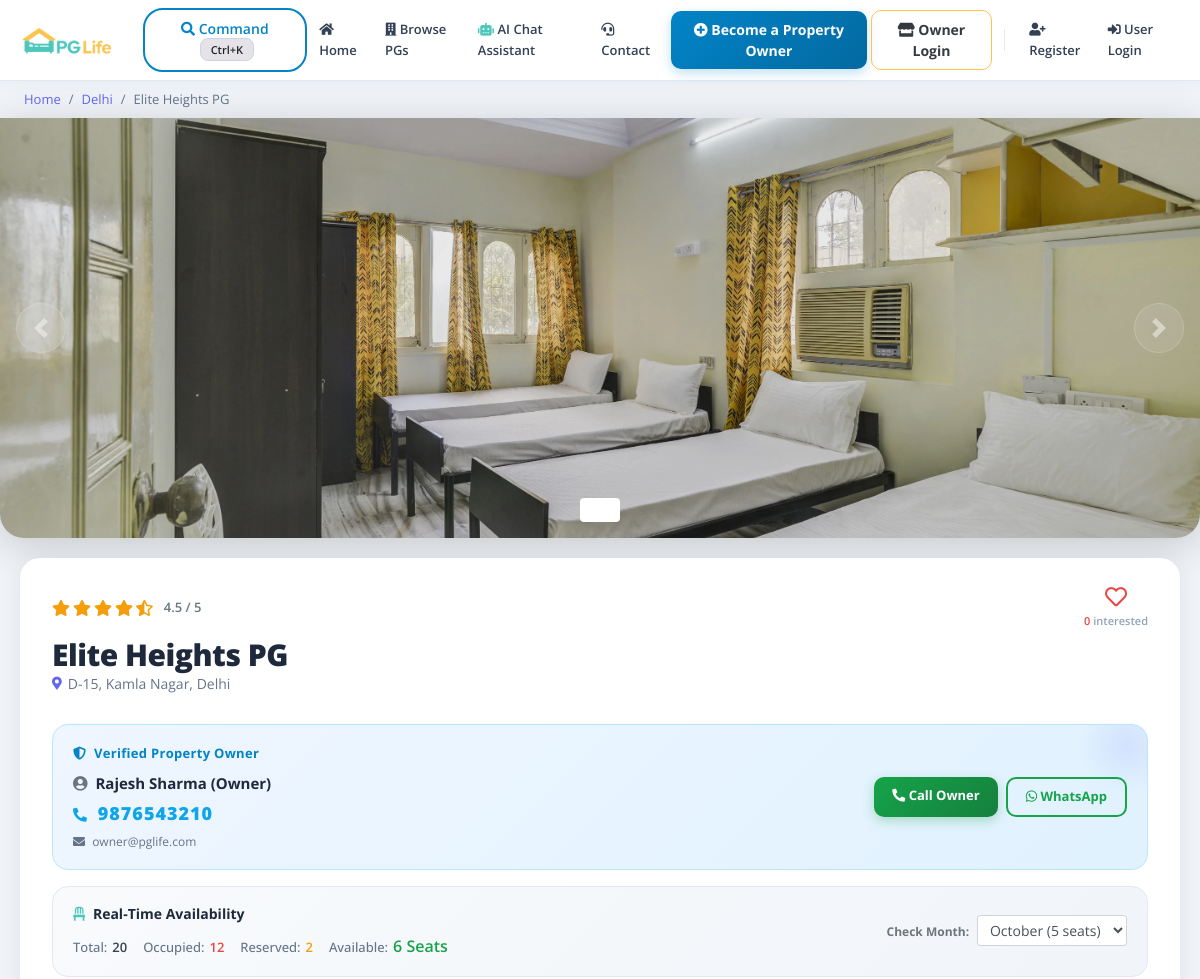
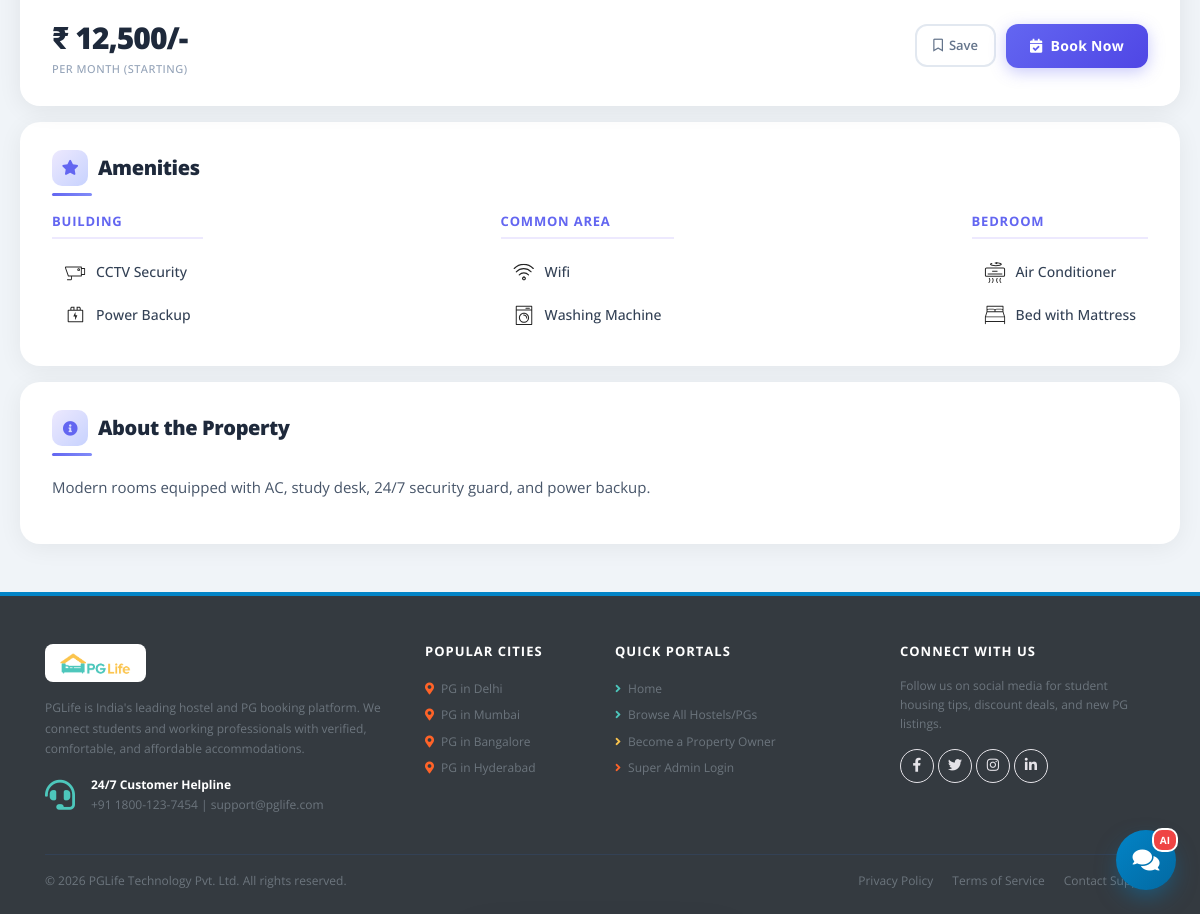
Page /property_detail.php?property_id=4 on the committed database (2 pictures, top to bottom).
### tables this page shows
CREATE TABLE `properties` (
  `id` int(11) NOT NULL AUTO_INCREMENT,
  `city_id` int(11) NOT NULL,
  `owner_id` int(11) DEFAULT NULL,
  `name` varchar(255) NOT NULL,
  `address` varchar(255) NOT NULL,
  `description` text NOT NULL,
  `gender` enum('male','female','unisex') NOT NULL,
  `rent` int(11) NOT NULL,
  `rating_clean` float(3,1) NOT NULL DEFAULT 4.0,
  `rating_food` float(3,1) NOT NULL DEFAULT 4.0,
  `rating_safety` float(3,1) NOT NULL DEFAULT 4.0,
  `status` enum('pending','approved','rejected','suspended') NOT NULL DEFAULT 'approved',
  `is_published` tinyint(1) NOT NULL DEFAULT 1,
  `is_pet_friendly` tinyint(1) NOT NULL DEFAULT 0,
  `near_college` varchar(255) DEFAULT NULL,
  `views_count` int(11) NOT NULL DEFAULT 0,
  `admin_notes` text DEFAULT NULL,
  `total_rooms` int(11) NOT NULL DEFAULT 10,
  `total_beds` int(11) NOT NULL DEFAULT 20,
  `total_seats` int(11) NOT NULL DEFAULT 20,
  `reserved_seats` int(11) NOT NULL DEFAULT 2,
  `occupied_seats` int(11) NOT NULL DEFAULT 12,
  `available_seats` int(11) NOT NULL DEFAULT 6,
  `monthly_vacancy` json DEFAULT NULL,
  `waiting_list_enabled` tinyint(1) NOT NULL DEFAULT 1,
  PRIMARY KEY (`id`),
  KEY `city_id` (`city_id`),
  KEY `owner_id` (`owner_id`),
  CONSTRAINT `fk_properties_cities` FOREIGN KEY (`city_id`) REFERENCES `cities` (`id`) ON DELETE CASCADE,
  CONSTRAINT `fk_properties_owner` FOREIGN KEY (`owner_id`) REFERENCES `users` (`id`) ON DELETE SET NULL
);

CREATE TABLE `cities` (
  `id` int(11) NOT NULL AUTO_INCREMENT,
  `name` varchar(100) NOT NULL,
  PRIMARY KEY (`id`)
);

CREATE TABLE `users` (
  `id` int(11) NOT NULL AUTO_INCREMENT,
  `email` varchar(255) NOT NULL,
  `password` varchar(255) NOT NULL,
  `full_name` varchar(255) NOT NULL,
  `phone` varchar(20) NOT NULL,
  `gender` varchar(10) NOT NULL,
  `college_name` varchar(255) NOT NULL,
  `role` enum('user','owner','admin') NOT NULL DEFAULT 'user',
  `profile_image` varchar(255) DEFAULT NULL,
  `address` text DEFAULT NULL,
  `id_proof_doc` varchar(255) DEFAULT NULL,
  `id_verified` enum('unverified','pending','verified','rejected','deactivated_archived') NOT NULL DEFAULT 'unverified',
  `notification_prefs` varchar(255) DEFAULT '{"email":true,"push":true,"sms":false}',
  `deletion_status` enum('none','pending_approval','approved','rejected') DEFAULT 'none',
  `deletion_reason` text DEFAULT NULL,
  `deletion_requested_at` datetime DEFAULT NULL,
  `deletion_admin_remark` text DEFAULT NULL,
  `created_at` timestamp DEFAULT CURRENT_TIMESTAMP,
  PRIMARY KEY (`id`),
  UNIQUE KEY `email` (`email`)
);

CREATE TABLE `amenities` (
  `id` int(11) NOT NULL AUTO_INCREMENT,
  `name` varchar(100) NOT NULL,
  `type` varchar(100) NOT NULL,
  `icon` varchar(100) NOT NULL,
  PRIMARY KEY (`id`)
);

### property_detail.php (the view, shortened to what this page needs)
<?php
require "includes/database_connect.php";
$property_id = (int)$_GET["property_id"];
$sql_1 = "SELECT p.*, p.id AS property_id, p.name AS property_name, c.name AS city_name,
               o.full_name AS owner_name, o.phone AS owner_phone, o.email AS owner_email
            FROM properties p
            INNER JOIN cities c ON p.city_id = c.id
            LEFT JOIN users o ON p.owner_id = o.id
            WHERE p.id = $property_id";
$result_1 = mysqli_query($conn, $sql_1);
$property = mysqli_fetch_assoc($result_1);
$sql_3 = "SELECT a.*
            FROM amenities a
            INNER JOIN properties_amenities pa ON a.id = pa.amenity_id
            WHERE pa.property_id = $property_id";
$result_3 = mysqli_query($conn, $sql_3);
$amenities = $result_3 ? mysqli_fetch_all($result_3, MYSQLI_ASSOC) : array();
$sql_4 = "SELECT * FROM interested_users_properties WHERE property_id = $property_id";
$result_4 = mysqli_query($conn, $sql_4);
$interested_users = $result_4 ? mysqli_fetch_all($result_4, MYSQLI_ASSOC) : array();
$interested_users_count = count($interested_users);
$monthly_vacancy = !empty($property['monthly_vacancy']) ? json_decode($property['monthly_vacancy'], true) : array(
    'January' => 6, 'February' => 0, 'March' => 3, 'April' => 8, 'May' => 5, 'June' => 4,
    'July' => 2, 'August' => 0, 'September' => 7, 'October' => 5, 'November' => 6, 'December' => 4
);
$current_month = date('F');
$avail_this_month = isset($monthly_vacancy[$current_month]) ? (int)$monthly_vacancy[$current_month] : (int)$property['available_seats'];
?>
<!DOCTYPE html>
<html lang="en">
<head>
    <?php include "includes/head_links.php"; ?>
    <link href="css/property_detail.css" rel="stylesheet" />
</head>
<body>
    <?php include "includes/header.php"; ?>
    <nav aria-label="breadcrumb">
        <ol class="breadcrumb py-2 px-4">
            <li class="breadcrumb-item"><a href="index.php">Home</a></li>
            <li class="breadcrumb-item"><a href="property_list.php?city=<?= $property['city_name']; ?>"><?= $property['city_name']; ?></a></li>
            <li class="breadcrumb-item active" aria-current="page"><?= htmlspecialchars($property['property_name']); ?></li>
        </ol>
    </nav>
    <div id="property-images" class="carousel slide" data-ride="carousel">
        <ol class="carousel-indicators">
            <?php
            $property_images = glob("img/properties/" . $property['property_id'] . "/*");
            if (empty($property_images)) $property_images = array("img/properties/1/46ebbb537aa9fb0a.jpg");
            foreach ($property_images as $index => $property_image) {
            ?>
                <li data-target="#property-images" data-slide-to="<?= $index ?>" class="<?= $index == 0 ? "active" : ""; ?>"></li>
            <?php } ?>
        </ol>
        <div class="carousel-inner">
            <?php foreach ($property_images as $index => $property_image) { ?>
                <div class="carousel-item <?= $index == 0 ? "active" : ""; ?>">
                    <img class="d-block w-100" src="<?= $property_image ?>" onerror="this.src='img/properties/1/46ebbb537aa9fb0a.jpg'" alt="Property image <?= $index + 1 ?>">
                </div>
            <?php } ?>
        </div>
        <a class="carousel-control-prev" href="#property-images" role="button" data-slide="prev">
            <span class="carousel-control-prev-icon"></span>
        </a>
        <a class="carousel-control-next" href="#property-images" role="button" data-slide="next">
            <span class="carousel-control-next-icon"></span>
        </a>
    </div>
    <div class="property-summary">
        <div class="row no-gutters justify-content-between align-items-center mb-2">
            <?php
            $total_rating = ($property['rating_clean'] + $property['rating_food'] + $property['rating_safety']) / 3;
            $total_rating = round($total_rating, 1);
            ?>
            <div class="star-container" title="<?= $total_rating ?>">
                <?php for ($i = 0; $i < 5; $i++) {
                    if ($total_rating >= $i + 0.8) { echo '<i class="fas fa-star"></i>'; }
                    elseif ($total_rating >= $i + 0.3) { echo '<i class="fas fa-star-half-alt"></i>'; }
                    else { echo '<i class="far fa-star"></i>'; }
                } ?>
                <span class="ml-2 text-muted" style="font-size:13px;font-weight:600;"><?= $total_rating ?> / 5</span>
            </div>
            <div class="interested-container">
                <?php
                $is_interested = false;
                ?>
                <button class="btn btn-link p-0 text-decoration-none border-0" onclick="requireAuth('interest')" title="Mark Interested">
                    <i class="<?= $is_interested ? 'fas' : 'far'; ?> fa-heart is-interested-image"></i>
                    <span class="interested-text"><span class="interested-user-count"><?= $interested_users_count ?></span> interested</span>
                </button>
            </div>
        </div>
        <div class="detail-container my-2">
            <div class="property-name"><?= htmlspecialchars($property['property_name']) ?></div>
            <div class="property-address"><?= htmlspecialchars($property['address']) ?></div>
        </div>
        <?php
        $owner_name  = !empty($property['owner_name'])  ? $property['owner_name']  : 'Rajesh Sharma (Owner)';
        $owner_phone = !empty($property['owner_phone']) ? $property['owner_phone'] : '9876543210';
        $owner_email = !empty($property['owner_email']) ? $property['owner_email'] : 'owner@pglife.com';
        ?>
        <div class="owner-contact-card">
            <div class="row align-items-center">
                <div class="col-md-7">
                    <div class="owner-label"><i class="fas fa-shield-alt mr-1"></i> Verified Property Owner</div>
                    <div class="owner-name mb-1"><i class="fas fa-user-circle mr-1 text-muted"></i> <?= htmlspecialchars($owner_name); ?></div>
                    <div class="owner-phone"><i class="fas fa-phone-alt mr-1" style="font-size:14px;"></i> <?= htmlspecialchars($owner_phone); ?></div>
                    <div class="owner-email mt-1"><i class="fas fa-envelope mr-1"></i> <?= htmlspecialchars($owner_email); ?></div>
                </div>
                <div class="col-md-5 text-md-right mt-3 mt-md-0 d-flex flex-column flex-md-row gap-2 justify-content-md-end" style="gap:8px;">
                    <a href="tel:<?= $owner_phone; ?>" class="btn btn-call-owner mb-2 mb-md-0">
                        <i class="fas fa-phone-alt"></i> Call Owner
                    </a>
                    <a href="https://wa.me/91<?= $owner_phone; ?>" target="_blank" class="btn btn-whatsapp-owner">
                        <i class="fab fa-whatsapp"></i> WhatsApp
                    </a>
                </div>
            </div>
        </div>
        <div class="seat-badge my-3">
            <div class="row align-items-center">
                <div class="col-md-7">
                    <div class="seat-title"><i class="fas fa-chair text-primary mr-1"></i> Real-Time Availability</div>
                    <div>
                        <span class="seat-stat"><span class="label">Total:</span><span class="total-val"><?= (int)$property['total_beds']; ?></span></span>
                        <span class="seat-stat"><span class="label">Occupied:</span><span class="occupied-val"><?= (int)$property['occupied_seats']; ?></span></span>
                        <span class="seat-stat"><span class="label">Reserved:</span><span class="reserved-val"><?= (int)$property['reserved_seats']; ?></span></span>
                        <span class="seat-stat"><span class="label">Available:</span><span class="avail-val" id="liveAvailSeats"><?= (int)$property['available_seats']; ?> Seats</span></span>
                    </div>
                </div>
                <div class="col-md-5 mt-2 mt-md-0 text-md-right">
                    <label class="small font-weight-bold mr-1 text-muted" for="selectMonthVacancy">Check Month:</label>
                    <select id="selectMonthVacancy" class="form-control form-control-sm d-inline-block" style="width: 150px;" onchange="updateMonthVacancy(this.value)">
                        <?php foreach ($monthly_vacancy as $month_name => $seats_cnt) { ?>
                            <option value="<?= $seats_cnt; ?>" <?= $month_name === $current_month ? 'selected' : ''; ?>>
                                <?= $month_name; ?> (<?= $seats_cnt; ?> seats)
                            </option>
                        <?php } ?>
                    </select>
                </div>
            </div>
        </div>
        <div class="row no-gutters align-items-center mt-3">
            <div class="rent-container col-6">
                <div class="rent">₹ <?= number_format($property['rent']) ?>/-</div>
                <div class="rent-unit">per month (Starting)</div>
            </div>
            <div class="button-container col-6">
                <button class="btn-save-prop" onclick="requireAuth('save', <?= $property['property_id']; ?>)" id="btnSaveProperty">
                    <i class="far fa-bookmark" id="iconSavedProperty"></i> Save
                </button>
                <button id="btnBookNow" class="btn-book-now"
                    onclick="requireAuth('book', <?= $property['property_id']; ?>)"
                    <?= $avail_this_month === 0 ? 'disabled' : ''; ?>>
                    <i class="fas fa-calendar-check mr-1"></i> Book Now
                </button>
            </div>
        </div>
    </div>
    <div class="property-amenities">
        <h2 class="section-header"><span class="section-icon"><i class="fas fa-star"></i></span> Amenities</h2>
        <div class="row justify-content-between">
            <div class="col-md-auto">
                <h5>Building</h5>
                <?php foreach ($amenities as $amenity) { if ($amenity['type'] == "Building") { ?>
                    <div class="amenity-container"><img src="img/amenities/<?= $amenity['icon'] ?>.svg" onerror="this.style.display='none'" alt="<?= $amenity['name'] ?>"> <span><?= $amenity['name'] ?></span></div>
                <?php } } ?>
            </div>
            <div class="col-md-auto">
                <h5>Common Area</h5>
                <?php foreach ($amenities as $amenity) { if ($amenity['type'] == "Common Area") { ?>
                    <div class="amenity-container"><img src="img/amenities/<?= $amenity['icon'] ?>.svg" onerror="this.style.display='none'" alt="<?= $amenity['name'] ?>"> <span><?= $amenity['name'] ?></span></div>
                <?php } } ?>
            </div>
            <div class="col-md-auto">
                <h5>Bedroom</h5>
                <?php foreach ($amenities as $amenity) { if ($amenity['type'] == "Bedroom") { ?>
                    <div class="amenity-container"><img src="img/amenities/<?= $amenity['icon'] ?>.svg" onerror="this.style.display='none'" alt="<?= $amenity['name'] ?>"> <span><?= $amenity['name'] ?></span></div>
                <?php } } ?>
            </div>
        </div>
    </div>
    <div class="property-about">
        <h2 class="section-header"><span class="section-icon"><i class="fas fa-info-circle"></i></span> About the Property</h2>
        <p><?= htmlspecialchars($property['description']) ?></p>
    </div>
    <?php
    include "includes/footer.php";
    ?>
</body>
</html>

### css/common.css (style rules this page uses)
:root { --primary-color: #0284c7; --primary-hover: #0369a1; --accent-color: #f59e0b; --dark-bg: #0f172a; --card-bg: #ffffff; --border-color: #e2e8f0; --text-primary: #1e293b; --text-muted: #64748b; --border-radius: 12px; --transition-fast: all 0.2s ease-in-out; }
* { box-sizing: border-box; font-family: 'Open Sans', -apple-system, BlinkMacSystemFont, 'Segoe UI', Roboto, sans-serif; }
body { color: var(--text-primary); background-color: #f8fafc; font-size: 15px; line-height: 1.6; position: relative; }
h1, h2, h3, h4, h5, h6 { font-weight: 700; color: #0f172a; letter-spacing: -0.02em; }
.btn { border-radius: 10px; font-weight: 600; padding: 8px 18px; transition: var(--transition-fast); }
.breadcrumb { background-color: #f1f5f9; font-size: 13px; padding: 12px 24px; border-radius: 0px; }

### rows in the picture
properties: city.name "Delhi", name "Elite Heights PG", total_rating "4.5", address "D-15, Kamla Nagar, Delhi", owner.full_name "Rajesh Sharma (Owner)", owner.phone "9876543210", owner.email "owner@pglife.com", total_beds "20", occupied_seats "12", reserved_seats "2", available_seats "6", rent "12,500", description "Modern rooms equipped with AC, study desk, 24/7 security guard, and power backup."
amenities: icon (picture), name "CCTV Security"
amenities: icon (picture), name "Power Backup"
amenities: icon (picture), name "Wifi"
amenities: icon (picture), name "Washing Machine"
amenities: shows a picture, name "Air Conditioner"
amenities: shows a picture, name "Bed with Mattress"

### other values in the picture
$interested_users_count "0"
form field value "October (5 seats)"
